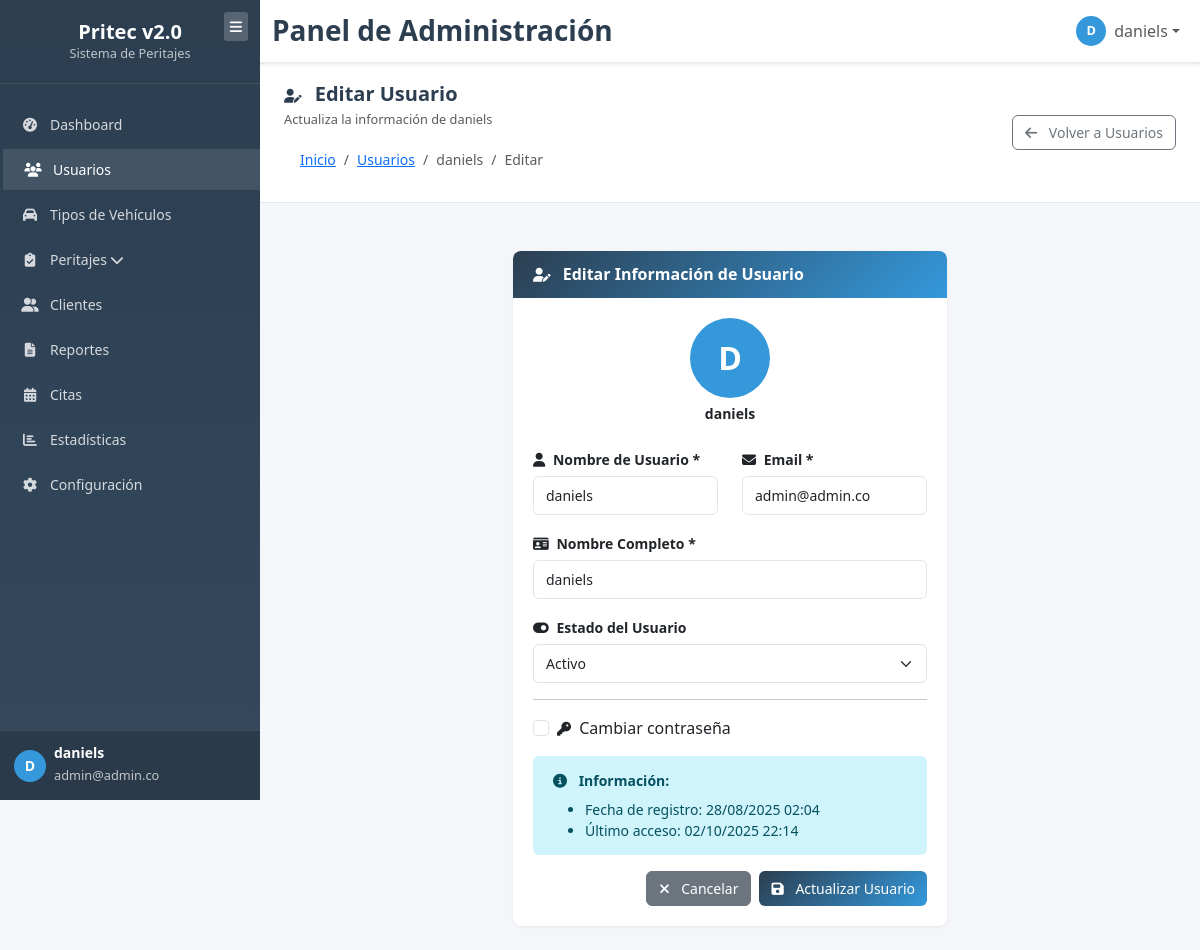
/users/edit/2 (signed in), run on an earlier commit of the app's database.
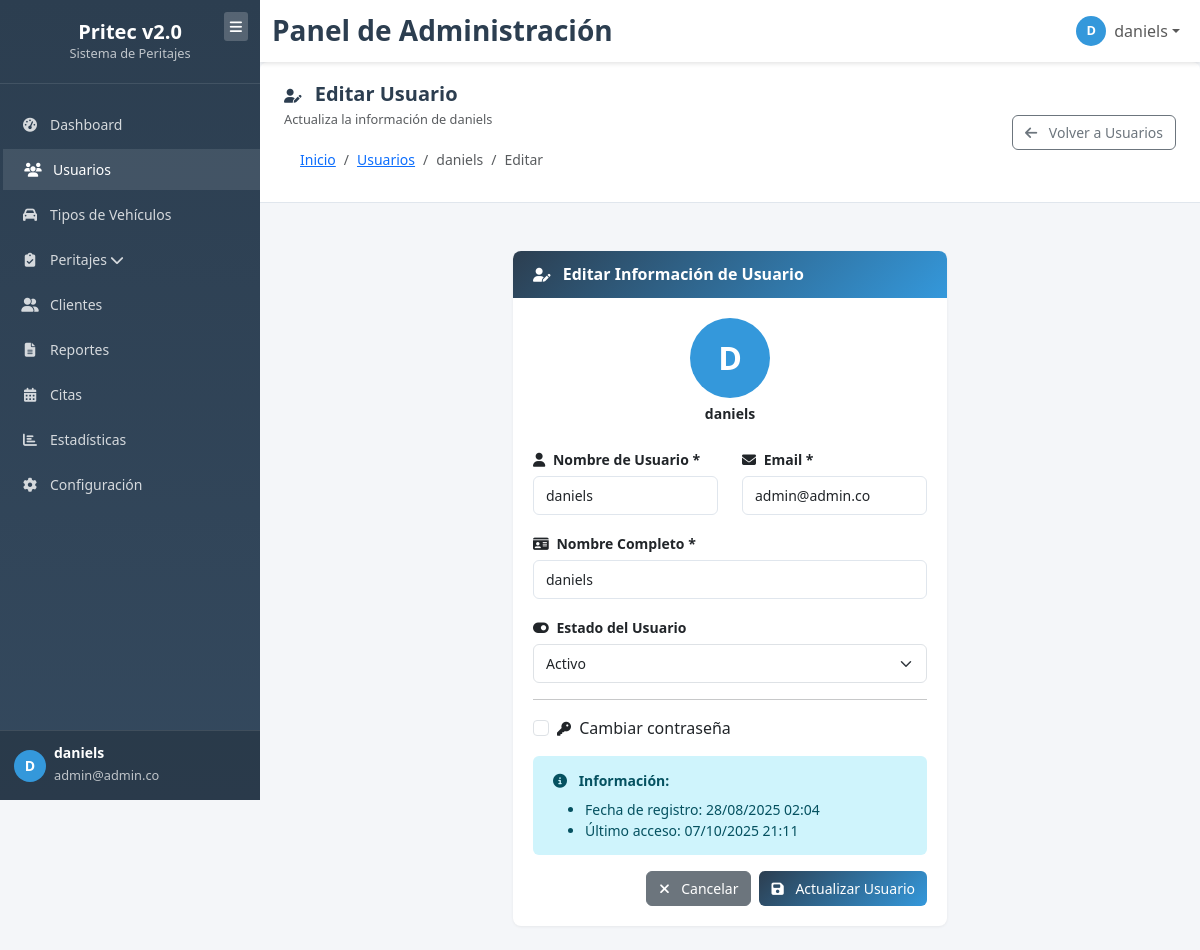
And on a later commit of the database.
### tables this page shows
CREATE TABLE IF NOT EXISTS `users` (
  `id` int NOT NULL AUTO_INCREMENT,
  `username` varchar(50) NOT NULL,
  `full_name` varchar(100) NOT NULL,
  `email` varchar(100) NOT NULL,
  `password` varchar(255) NOT NULL,
  `status` enum('active','inactive') NOT NULL DEFAULT 'active',
  `last_login` datetime DEFAULT NULL,
  `created_at` timestamp NOT NULL DEFAULT CURRENT_TIMESTAMP,
  `updated_at` timestamp NOT NULL DEFAULT CURRENT_TIMESTAMP ON UPDATE CURRENT_TIMESTAMP,
  PRIMARY KEY (`id`),
  UNIQUE KEY `username` (`username`),
  UNIQUE KEY `email` (`email`),
  KEY `idx_email` (`email`),
  KEY `idx_username` (`username`),
  KEY `idx_status` (`status`),
  KEY `idx_users_created_at` (`created_at`),
  KEY `idx_users_last_login` (`last_login`)
);

### app/controllers/UserController.php (called while the page is built, shortened)
<?php
require_once APP_PATH . '/models/User.php';
class UserController extends Controller
{
    private $userModel;
    public function __construct()
    {
        $this->userModel = new User();
    }
    public function edit($id)
    {
        try {
            $user = $this->userModel->findById($id);
            $data = [
                'title' => 'Editar Usuario - Pritec v2.0',
                'user' => $user,
                'csrf_token' => $this->generateCSRFToken()
            ];
            $this->view('users/edit', $data);
        } catch (Exception $e) {
            error_log("Error en UserController::edit: " . $e->getMessage());
            $_SESSION['error'] = 'Error al cargar el usuario';
            header('Location: ' . APP_URL . 'users');
            exit();
        }
    }
}

### index.php (called while the page is built, shortened)
<?php
require_once __DIR__ . '/app/config/database.php';
require_once __DIR__ . '/app/core/Model.php';
require_once __DIR__ . '/app/models/User.php';
require_once __DIR__ . '/app/controllers/UserController.php';
$router = new Router();
$router->get('/', function() {
    if (!isset($_SESSION['user_id'])) {
        header('Location: ' . APP_URL . 'login');
        exit;
    }
    header('Location: ' . APP_URL . 'dashboard');
    exit;
});
$router->get('/login', 'AuthController@login');
$router->post('/login/process', 'AuthController@processLogin');
$router->get('/register', 'AuthController@register');
$router->post('/register/process', 'AuthController@processRegister');
$router->post('/logout', 'AuthController@logout');
$router->get('/auth/check', 'AuthController@checkAuth');
$router->get('/dashboard', 'DashboardController@index');
$router->get('/users', 'UserController@index');
$router->get('/users/create', 'UserController@create');
$router->post('/users/store', 'UserController@store');
$router->get('/users/edit/{id}', 'UserController@edit');
$router->post('/users/update/{id}', 'UserController@update');
$router->post('/users/delete/{id}', 'UserController@delete');
$router->post('/users/toggle-status/{id}', 'UserController@toggleStatus');
$router->get('/vehicle-types', 'VehicleTypeController@index');
$router->get('/vehicle-types/create', 'VehicleTypeController@create');
$router->post('/vehicle-types/store', 'VehicleTypeController@store');
$router->get('/vehicle-types/{id}/edit', 'VehicleTypeController@edit');
$router->post('/vehicle-types/update', 'VehicleTypeController@update');
$router->post('/vehicle-types/delete/{id}', 'VehicleTypeController@delete');
$router->post('/vehicle-types/toggle-status/{id}', 'VehicleTypeController@toggleStatus');
$router->get('/vehicle-types/{id}/sections', 'VehicleTypeController@sections');
$router->post('/vehicle-types/create-sections', 'VehicleTypeController@createSections');
$router->post('/vehicle-types/upload-section-image', 'VehicleTypeController@uploadSectionImage');
$router->get('/vehicle-types/section/{id}', 'VehicleTypeController@section');
$router->get('/vehicle-types/section/{id}/pieces', 'VehicleTypeController@pieces');
$router->post('/vehicle-types/add-piece', 'VehicleTypeController@addPiece');
$router->post('/vehicle-types/update-piece', 'VehicleTypeController@updatePiece');
$router->post('/vehicle-types/update-piece-position', 'VehicleTypeController@updatePiecePosition');
$router->post('/vehicle-types/delete-piece', 'VehicleTypeController@deletePiece');
$router->post('/vehicle-types/clear-pieces', 'VehicleTypeController@clearPieces');
$router->get('/clients', 'ClientController@index');
$router->get('/clients/create', 'ClientController@create');
$router->post('/clients/store', 'ClientController@store');
$router->get('/clients/show/{id}', 'ClientController@show');
$router->get('/clients/edit/{id}', 'ClientController@edit');
$router->post('/clients/update/{id}', 'ClientController@update');
$router->post('/clients/destroy/{id}', 'ClientController@destroy');
$router->post('/clients/activate/{id}', 'ClientController@activate');
$router->post('/clients/deactivate/{id}', 'ClientController@deactivate');
$router->get('/clients/search', 'ClientController@search');
$router->get('/clients/stats', 'ClientController@stats');
$router->get('/clients/export', 'ClientController@export');
$router->get('/expertise', 'ExpertiseController@index');
$router->get('/expertise/create', 'ExpertiseController@create');
$router->get('/expertise/show/{id}', 'ExpertiseController@show');
$router->get('/expertise/edit/{id}/{step}', 'ExpertiseController@edit');
$router->post('/expertise/store', 'ExpertiseController@store');
$router->get('/expertise/search-clients', 'ExpertiseController@searchClients');
$router->get('/expertise/step2', 'ExpertiseController@step2');
$router->get('/expertise/search-vehicle-types', 'ExpertiseController@searchVehicleTypes');
$router->post('/expertise/save-step2', 'ExpertiseController@saveStep2');
$router->get('/expertise/step3', 'ExpertiseController@step3');
$router->get('/expertise/get-pieces-by-vehicle-type', 'ExpertiseController@getPiecesByVehicleType');
$router->get('/expertise/get-inspection-concepts', 'ExpertiseController@getInspectionConcepts');
$router->post('/expertise/save-step3', 'ExpertiseController@saveStep3');
$router->get('/expertise/step4', 'ExpertiseController@step4');
$router->post('/expertise/save-step4', 'ExpertiseController@saveStep4');
$router->get('/expertise/step5', 'ExpertiseController@step5');
$router->post('/expertise/save-step5', 'ExpertiseController@saveStep5');
$router->get('/expertise/step6', 'ExpertiseController@step6');
$router->post('/expertise/save-step6', 'ExpertiseController@saveStep6');
$router->get('/expertise/step7', 'ExpertiseController@step7');
$router->post('/expertise/save-step7', 'ExpertiseController@saveStep7');
$router->get('/expertise/step8', 'ExpertiseController@step8');
$router->post('/expertise/save-step8', 'ExpertiseController@saveStep8');
$router->get('/expertise/step9', 'ExpertiseController@step9');
$router->post('/expertise/save-step9', 'ExpertiseController@saveStep9');
$router->get('/expertise/step10', 'ExpertiseController@step10');
$router->post('/expertise/save-step10', 'ExpertiseController@saveStep10');
$router->get('/expertise/step11', 'ExpertiseController@step11');
$router->post('/expertise/save-step11', 'ExpertiseController@saveStep11');
$router->get('/expertise/step12', 'ExpertiseController@step12');
$router->post('/expertise/save-final', 'ExpertiseController@saveFinal');
$router->dispatch();

### app/config/database.php (called while the page is built, shortened)
<?php
class Database {
    private $host = 'localhost';
    private $username = 'root';
    private $password = '';
    private $database = 'pritec_v2';
    private $connection;
    private function connect() {
        try {
            $dsn = "mysql:host={$this->host};dbname={$this->database};charset=utf8mb4";
            $this->connection = new PDO($dsn, $this->username, $this->password, [
                PDO::ATTR_ERRMODE => PDO::ERRMODE_EXCEPTION,
                PDO::ATTR_DEFAULT_FETCH_MODE => PDO::FETCH_ASSOC,
                PDO::ATTR_EMULATE_PREPARES => false
            ]);
        } catch (PDOException $e) {
            die("Error de conexión: " . $e->getMessage());
        }
    }
    public function query($sql, $params = []) {
        try {
            $stmt = $this->connection->prepare($sql);
            $stmt->execute($params);
            return $stmt;
        } catch (PDOException $e) {
            throw new Exception("Error en la consulta: " . $e->getMessage());
        }
    }
}

### app/core/Model.php (called while the page is built, shortened)
<?php
require_once APP_PATH . '/config/database.php';
class Model {
    public function __construct() {
        $this->db = new Database();
    }
}

### app/models/User.php (called while the page is built, shortened)
<?php
require_once APP_PATH . '/core/Model.php';
class User extends Model {
    protected $table = 'users';
    public function findById($id) {
        try {
            $sql = "SELECT id, username, email, full_name, status, created_at, last_login
                    FROM {$this->table}
                    WHERE id = ?";
            $stmt = $this->db->query($sql, [$id]);
            return $stmt->fetch();
        } catch (Exception $e) {
            error_log("Error finding user by ID: " . $e->getMessage());
            return false;
        }
    }
}

### app/views/users/edit.php (the view, shortened to what the changed rows need)
<link href="<?= ASSETS_URL ?>css/users.css" rel="stylesheet">
<div class="content-body">
    <div class="row justify-content-center">
        <div class="col-md-8 col-lg-6">
            <div class="card">
                <div class="card-body">
                    <div class="text-center mb-4">
                        <div style="width: 80px; height: 80px; background: var(--secondary-color); border-radius: 50%; display: flex; align-items: center; justify-content: center; color: white; font-weight: bold; font-size: 2rem; margin: 0 auto;">
                            <?= strtoupper(substr($user['full_name'], 0, 1)) ?>
                        </div>
                        <h6 class="mt-2 mb-0"><?= htmlspecialchars($user['full_name']) ?></h6>
                    </div>
                    <form id="editUserForm" novalidate>
                        <div class="row">
                            <div class="col-md-6 mb-3">
                                <label for="username" class="form-label">
                                    <i class="fas fa-user me-1"></i>
                                    Nombre de Usuario *
                                </label>
                                <input type="text"
                                       class="form-control"
                                       id="username"
                                       name="username"
                                       required
                                       value="<?= htmlspecialchars($user['username']) ?>"
                                       placeholder="Ej: juan.perez">
                            </div>
                            <div class="col-md-6 mb-3">
                                <label for="email" class="form-label">
                                    <i class="fas fa-envelope me-1"></i>
                                    Email *
                                </label>
                                <input type="email"
                                       class="form-control"
                                       id="email"
                                       name="email"
                                       required
                                       value="<?= htmlspecialchars($user['email']) ?>"
                                       placeholder="ejemplo@correo.com">
                            </div>
                        </div>
                        <div class="mb-3">
                            <label for="full_name" class="form-label">
                                <i class="fas fa-id-card me-1"></i>
                                Nombre Completo *
                            </label>
                            <input type="text"
                                   class="form-control"
                                   id="full_name"
                                   name="full_name"
                                   required
                                   value="<?= htmlspecialchars($user['full_name']) ?>"
                                   placeholder="Juan Pérez García">
                        </div>
                        <div class="mb-3">
                            <label for="status" class="form-label">
                                <i class="fas fa-toggle-on me-1"></i>
                                Estado del Usuario
                            </label>
                            <select class="form-select" id="status" name="status">
                                <option value="active" <?= $user['status'] === 'active' ? 'selected' : '' ?>>Activo</option>
                            </select>
                        </div>
                        <div class="alert alert-info">
                            <ul class="mb-0 mt-2">
                                <li>Fecha de registro: <?= date('d/m/Y H:i', strtotime($user['created_at'])) ?></li>
                                <?php if ($user['last_login']): ?>
                                    <li>Último acceso: <?= date('d/m/Y H:i', strtotime($user['last_login'])) ?></li>
                                <?php else: ?>
                                    <li>Último acceso: Nunca</li>
                                <?php endif; ?>
                            </ul>
                        </div>
                    </form>
                </div>
            </div>
        </div>
    </div>
</div>
<?php
include APP_PATH . '/views/layouts/app.php';
?>

What changed in the data, as far as the page shows it:
changed users "daniels": last_login "02/10/2025 22:14" → "07/10/2025 21:11"
